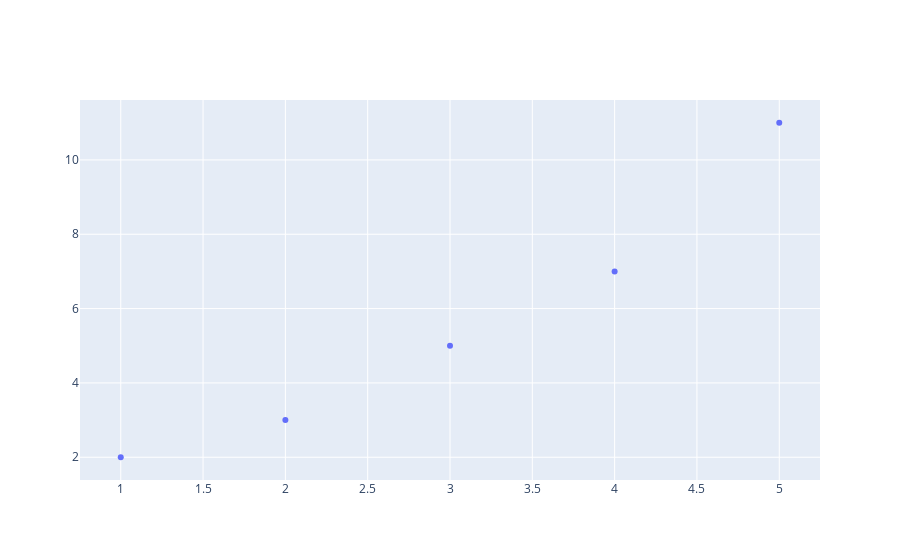

Source (notebook cell):
### Code cell
# Add a trace
fig.add_trace(go.Scatter(x=x, y=y, mode='markers', name='scatter plot'))

### Figure 1 — Plotly figure (JSON) as saved in the notebook; plotly's stock layout.template omitted (floating-point values rounded to 4 significant figures)
{"data": [{"mode": "markers", "name": "scatter plot", "type": "scatter", "x": [1, 2, 3, 4, 5], "y": [2, 3, 5, 7, 11]}], "layout": {}}
